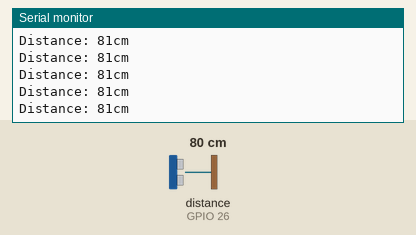
Simulated run of this sketch. Board: ESP32. On the bench: the last lines printed to the serial monitor. Wiring (inferred from the names in the program): ultrasonic range finder: trigger GPIO 27; echo GPIO 26. The inputs (shaded band) are chosen by the test bench; at power-on: distance to the obstacle (sensor on GPIO 26) 80 cm. The echo pulse lasts 58.3 µs per cm.

Above: at 1.2 s.
1.3 s: distance to the obstacle (sensor on GPIO 26) set to 2 cm
At 1.37 s:
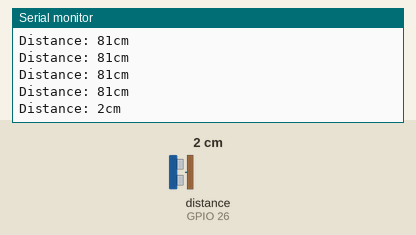
2.8 s: distance to the obstacle (sensor on GPIO 26) set to 4 cm
At 2.88 s:
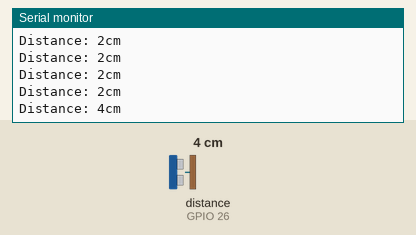
Timing chart, 0 to 5.8 s (numbered marks = the images above; inputs shaded):
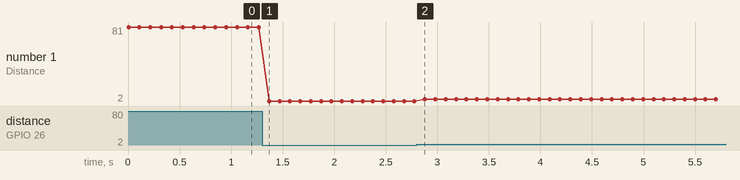

The sketch:

Project_30.1_Ultrasonic_Ranging.ino
```cpp
//**********************************************************************************
/*
 * 文件名 : 测距仪表
 * 描述 : 使用超声波模块测量距离.
 * 作者 : www.keyes-robot.com
*/
const int TrigPin = 27; // 定义TrigPin
const int EchoPin = 26; // 定义EchoPin.
int duration = 0; // 将持续时间的初始值定义为0
int distance = 0;//定义距离的初始值为0
void setup()
{
  pinMode(TrigPin , OUTPUT); // 设置trigPin为输出模式
  pinMode(EchoPin , INPUT); // 设置echoPin为输入模式
  Serial.begin(115200);  // 设置波特率为115200.
}
void loop()
{
 // 使trigPin高电平输出持续10μs触发HC_SR04
  digitalWrite(TrigPin , HIGH);
  delayMicroseconds(10);
  digitalWrite(TrigPin , LOW);
  // 等待HC-SR04回到高电平，测量这个等待时间
  duration = pulseIn(EchoPin , HIGH);
  // 根据时间计算距离
  distance = (duration/2) / 28.5 ;
  Serial.print("Distance: ");
  Serial.print(distance); //串口打印距离值
  Serial.println("cm");
  delay(100); //等待100ms之间的pings(大约20pings /秒).
}
//**********************************************************************************
```

Measured:
- after the input at 1.3 s, the serial monitor: prints a new line after 0.07 s (image 1)
- after the input at 2.8 s, the serial monitor: prints a new line after 0.08 s (image 2)
- plotted number 1: 81 → 2 after the input at 1.3 s, 2 → 4 after the input at 2.8 s
